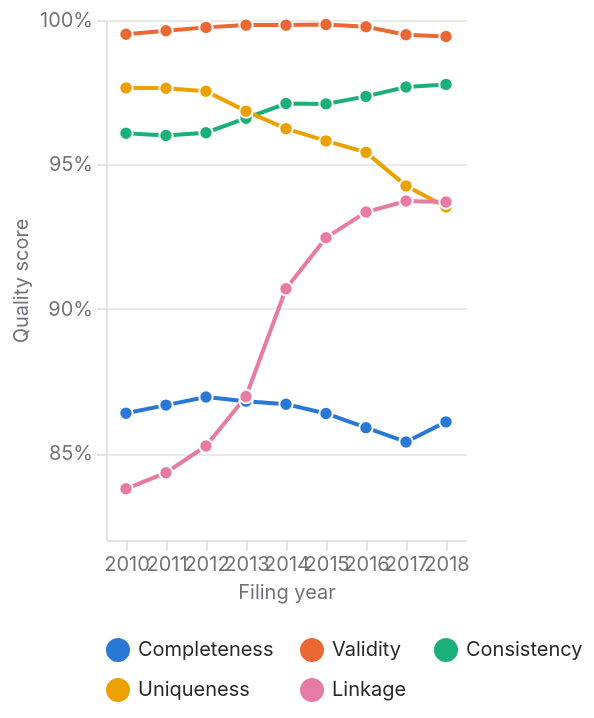

This figure's Vega-Lite source:
### Vega-Lite specification from a JSON file in a GitHub repository (floating-point values rounded to 4 significant figures)
{"config": {"view": {"continuousWidth": 300, "continuousHeight": 300, "stroke": null}, "axis": {"domainColor": "#E5E3DF", "gridColor": "#E5E3DF", "gridWidth": 0.75, "labelColor": "#71717A", "labelFont": "Inter, Arial, sans-serif", "labelFontSize": 10, "tickColor": "#E5E3DF", "titleColor": "#71717A", "titleFont": "Inter, Arial, sans-serif", "titleFontSize": 10, "titleFontWeight": 400}, "background": "#FFFFFF", "font": "Inter, Arial, sans-serif", "legend": {"labelColor": "#27272A", "labelFont": "Inter, Arial, sans-serif", "labelFontSize": 10, "symbolStrokeWidth": 2, "titleColor": "#71717A", "titleFont": "Inter, Arial, sans-serif", "titleFontSize": 10, "titleFontWeight": 400}}, "layer": [{"mark": {"type": "line", "strokeWidth": 2}, "encoding": {"color": {"field": "dimension", "legend": {"columns": 3, "direction": "horizontal", "orient": "bottom"}, "scale": {"domain": ["Completeness", "Validity", "Consistency", "Uniqueness", "Linkage"], "range": ["#2a78d6", "#eb6834", "#1baf7a", "#eda100", "#e87ba4"]}, "sort": ["Completeness", "Validity", "Consistency", "Uniqueness", "Linkage"], "title": null, "type": "nominal"}, "x": {"axis": {"grid": false, "labelAngle": 0}, "field": "year", "title": "Filing year", "type": "ordinal"}, "y": {"axis": {"format": ".0%", "tickCount": 5}, "field": "score", "scale": {"zero": false}, "title": "Quality score", "type": "quantitative"}}}, {"mark": {"type": "point", "filled": true, "opacity": 1, "size": 45, "stroke": "#FFFFFF", "strokeWidth": 1}, "encoding": {"color": {"field": "dimension", "legend": {"columns": 3, "direction": "horizontal", "orient": "bottom"}, "scale": {"domain": ["Completeness", "Validity", "Consistency", "Uniqueness", "Linkage"], "range": ["#2a78d6", "#eb6834", "#1baf7a", "#eda100", "#e87ba4"]}, "sort": ["Completeness", "Validity", "Consistency", "Uniqueness", "Linkage"], "title": null, "type": "nominal"}, "tooltip": [{"field": "year", "title": "Filing year", "type": "ordinal"}, {"field": "dimension", "title": "Dimension", "type": "nominal"}, {"field": "score", "format": ".1%", "title": "Score", "type": "quantitative"}], "x": {"axis": {"grid": false, "labelAngle": 0}, "field": "year", "title": "Filing year", "type": "ordinal"}, "y": {"axis": {"format": ".0%", "tickCount": 5}, "field": "score", "scale": {"zero": false}, "title": "Quality score", "type": "quantitative"}}}], "data": {"name": "data-3116a74053722847471e788e121e3b05"}, "height": 260, "width": "container", "$schema": "https://vega.github.io/schema/vega-lite/v6.4.1.json", "datasets": {"data-3116a74053722847471e788e121e3b05": [{"year": 2010, "dimension": "Completeness", "score": 0.8638}, {"year": 2010, "dimension": "Validity", "score": 0.9951}, {"year": 2010, "dimension": "Consistency", "score": 0.9608}, {"year": 2010, "dimension": "Uniqueness", "score": 0.9765}, {"year": 2010, "dimension": "Linkage", "score": 0.8377}, {"year": 2011, "dimension": "Completeness", "score": 0.8667}, {"year": 2011, "dimension": "Validity", "score": 0.9963}, {"year": 2011, "dimension": "Consistency", "score": 0.96}, {"year": 2011, "dimension": "Uniqueness", "score": 0.9764}, {"year": 2011, "dimension": "Linkage", "score": 0.8433}, {"year": 2012, "dimension": "Completeness", "score": 0.8695}, {"year": 2012, "dimension": "Validity", "score": 0.9974}, {"year": 2012, "dimension": "Consistency", "score": 0.961}, {"year": 2012, "dimension": "Uniqueness", "score": 0.9753}, {"year": 2012, "dimension": "Linkage", "score": 0.8526}, {"year": 2013, "dimension": "Completeness", "score": 0.8681}, {"year": 2013, "dimension": "Validity", "score": 0.9982}, {"year": 2013, "dimension": "Consistency", "score": 0.966}, {"year": 2013, "dimension": "Uniqueness", "score": 0.9685}, {"year": 2013, "dimension": "Linkage", "score": 0.8697}, {"year": 2014, "dimension": "Completeness", "score": 0.867}, {"year": 2014, "dimension": "Validity", "score": 0.9982}, {"year": 2014, "dimension": "Consistency", "score": 0.9711}, {"year": 2014, "dimension": "Uniqueness", "score": 0.9624}, {"year": 2014, "dimension": "Linkage", "score": 0.907}, {"year": 2015, "dimension": "Completeness", "score": 0.8638}, {"year": 2015, "dimension": "Validity", "score": 0.9985}, {"year": 2015, "dimension": "Consistency", "score": 0.971}, {"year": 2015, "dimension": "Uniqueness", "score": 0.9582}, {"year": 2015, "dimension": "Linkage", "score": 0.9247}, {"year": 2016, "dimension": "Completeness", "score": 0.8589}, {"year": 2016, "dimension": "Validity", "score": 0.9977}, {"year": 2016, "dimension": "Consistency", "score": 0.9736}, {"year": 2016, "dimension": "Uniqueness", "score": 0.9542}, {"year": 2016, "dimension": "Linkage", "score": 0.9335}, {"year": 2017, "dimension": "Completeness", "score": 0.854}, {"year": 2017, "dimension": "Validity", "score": 0.9949}, {"year": 2017, "dimension": "Consistency", "score": 0.9768}, {"year": 2017, "dimension": "Uniqueness", "score": 0.9426}, {"year": 2017, "dimension": "Linkage", "score": 0.9373}, {"year": 2018, "dimension": "Completeness", "score": 0.8609}, {"year": 2018, "dimension": "Validity", "score": 0.9943}, {"year": 2018, "dimension": "Consistency", "score": 0.9777}, {"year": 2018, "dimension": "Uniqueness", "score": 0.9353}, {"year": 2018, "dimension": "Linkage", "score": 0.937}]}, "description": "National scores for cases filed in each year."}
